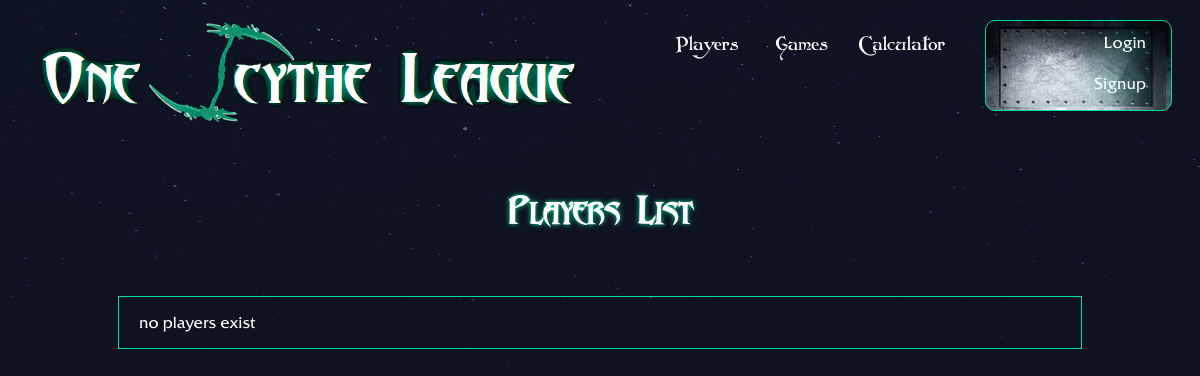
The app's page /players/, older data.
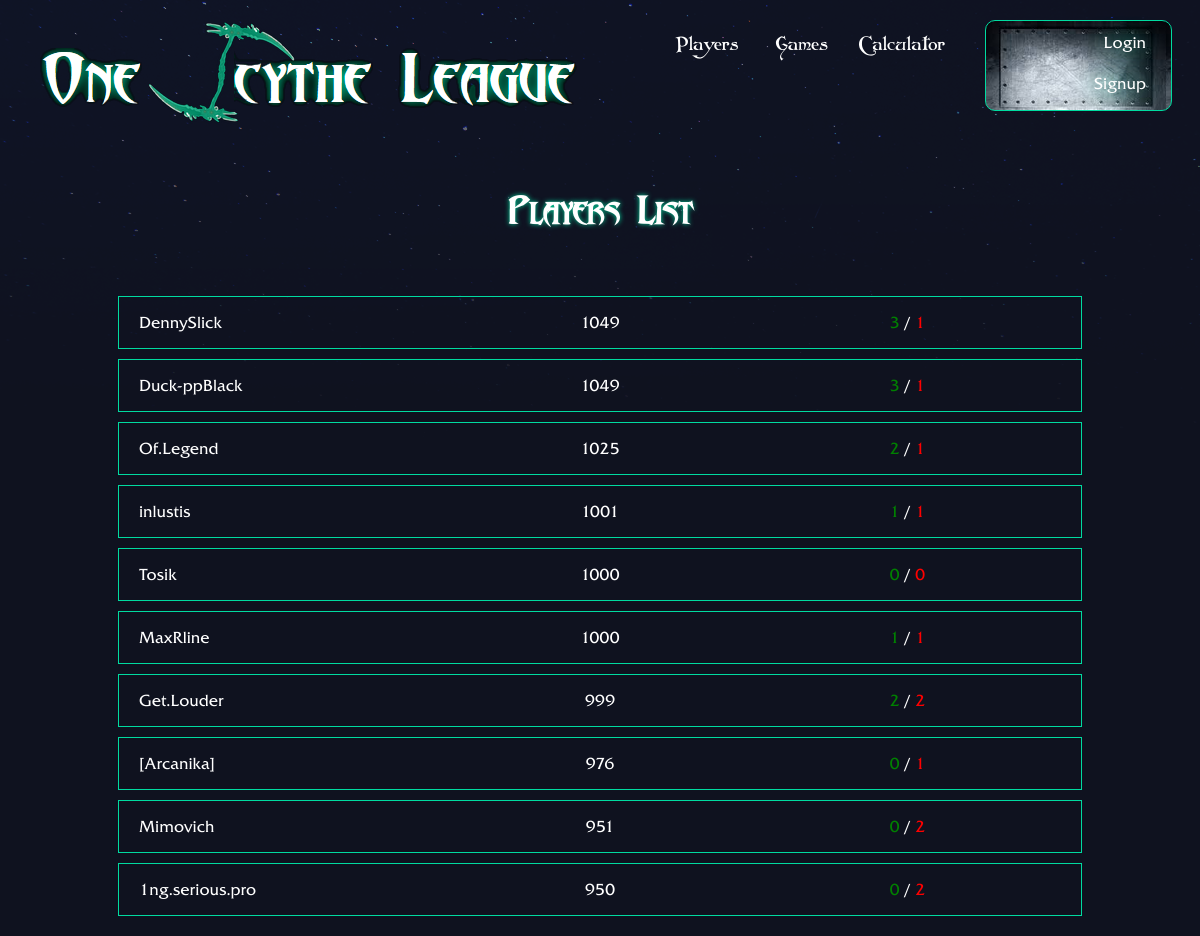
The same page, newer data.
### calculator/models.py (models this page shows, shortened)
class Player(models.Model):
    nickname = models.CharField(max_length=25)
    pts = models.IntegerField(default=1000)
    wins = models.IntegerField(default=0)
    loses = models.IntegerField(default=0)
    class Meta:
        ordering = ['-pts', 'nickname']

### calculator/views.py (the view)
# urls.py: url(r'^players/$', views.players_list, name='players_list'),
def players_list(request):
    players = Player.objects.all().order_by('-pts');
    return render(request, 'calculator/players_list.html', { 'players': players })

### calculator/templates/calculator/players_list.html
{% extends 'base_layout.html' %}
{% block content %}
<h1>Players List</h1>
<div class="players-info-list">
  {% for player in players %}
    <a href="{% url 'calculator:player_detail' pk=player.pk %}">
      <div class="player-info">
        <p class="player-nickname">
          {{player.nickname}}
        </p>
        <p class="player-elem">
          {{player.pts}}
        </p>
        <p class="player-elem">
          <span class="player-wins">
            {{player.wins}}
          </span>
          <span>
            /
          </span>
          <span class="player-loses">
            {{player.loses}}
          </span>
        </p>
      </div>
    </a>
  {% empty %}
    <div class="player-info">
      <p class="player-nickname">
        no players exist
      </p>
    </div>
  {% endfor %}
</div>
{% endblock %}

### templates/base_layout.html (shortened to what this page needs)
{% load static from staticfiles %}
<!DOCTYPE HTML>
<html>
	<head>
		<link rel="stylesheet" type="text/css" href="{% static 'css/styles.css' %}" />
  </head>
	<body>
    <div class="wrapper">
			<div class="header">
				<div class="logo">
					<a href="{% url 'home' %}">
						<img src="{% static 'image/one_scythe_league_62.png' %}">
					</a>
				</div>
				<div>
					<nav>
						<ul class="nav-menu">
							<a href="{% url 'calculator:players_list' %}">
						    <li class="nav-menu-elem">
						      Players
						    </li>
						  </a>
							<a href="{% url 'calculator:games_list' %}">
								<li class="nav-menu-elem">
									Games
								</li>
							</a>
							<a href="{% url 'calculator:balance_calculator' %}">
								<li class="nav-menu-elem">
									Calculator
								</li>
							</a>
						</ul>
					</nav>
				</div>
				<div>
					<nav>
						<ul class="nav-login">
								{% if user.is_authenticated %}
								<li class="nav-login-elem">Hello, {{user}}</li>
								<li class="nav-login-elem">
										<form class="logout-link" action="{% url 'accounts:logout' %}" method="post">
												{% csrf_token %}
												<button type="submit">Logout</button>
										</form>
								</li>
								{% else %}
								<li class="nav-login-elem"><a href="{% url 'accounts:login' %}">Login</a></li>
								<li class="nav-login-elem"><a href="{% url 'accounts:signup' %}">Signup</a></li>
								{% endif %}
						</ul>
					</nav>
				</div>
			</div>
			<div class="content">
	      {% block content %}
	      {% endblock %}
			</div>
    </div>
  </body>
</html>

### assets/css/styles.css (style rules this page uses)
body { display: block; background-color: #0f121f; background-image: url("../image/stars.png"); background-repeat: no-repeat; color: white; font-family: "FRIZQT"; }
a, a:hover, a:visited { color: #fff; text-decoration: none; }
.wrapper { max-width: 1280px; margin: auto; text-align: left; border: 1px none #fff; }
.content { border: 1px none #fff; }
.content > h1, h2 { text-align: center; font-family: "Abaddon"; padding-bottom: 10px; padding-top: 20px; text-transform: capitalize; border: 1px none #fff; }
.content > h1 { font-size: 2.2em; text-shadow: #00dba0 0 0 5px; padding-bottom: 40px; }
.header { display: grid; grid-template-columns: 4fr 2fr 1fr; margin: 20px 20px 40px 20px; border: 1px none #fff; }
.logo { border: 1px none #fff; }
.nav-menu { display: grid; grid-template-columns: 1fr 1fr 1fr; list-style-type: none; text-align: center; padding: 0px 5px 5px 5px; margin: 5px 5px 5px 5px; border: 1px none #fff; }
.nav-menu-elem { position: relative; padding: 10px 0px 5px 0px; margin: 5px 20px 5px 0px; text-align: center; font-size: 1.2em; font-family: "Folkard"; border: 1px none #fff; }
.nav-login { display: block; min-width: 180px; text-align: right; list-style-type: none; padding: 0px 0px 5px 5px; margin: 0px 0px 25px 10px; background-image: url("../image/metall_square.png"); border: 1px solid #00dba0; border-radius: 10px; }
.nav-login-elem { position: relative; display: block; padding: 10px 10px 10px 10px; margin: 2px 15px 2px 0px; text-align: right; font-size: 1em; font-family: "FRIZQT"; color: #fff; text-shadow: #00dba0 0px 0px 25px; border: 1px none #fff; }
.nav-login-elem > a { font-size: 1em; font-family: "FRIZQT"; color: #fff; text-shadow: #00dba0 0px 0px 25px; }
nav { justify-self: end; }
nav li { display: inline-block; list-style-type: none; margin-left: 20px; }
.players-info-list, .games-info-list, .player-in-game-info-list { margin: 20px 100px 20px 100px; display: block; border: 1px none #fff; }
.player-info, .game-info, .player-in-game-info { display: grid; grid-template-columns: 3fr 1fr; border: 1px solid #00dba0; padding: 0px 20px; margin: 10px; }
.player-info { grid-template-columns: 1fr 1fr 1fr; }
.player-elem { text-align: center; border: 1px none #fff; }
.player-nickname { text-align: left; border: 1px none #fff; }
.player-wins { color: green; border: 1px none #fff; }
.player-loses { color:red; border: 1px none #fff; }

Row changes from the older to the newer data that the page shows:
added Player: nickname "DennySlick", pts "1049", wins "3", loses "1"
added Player: nickname "Duck-ppBlack", pts "1049", wins "3", loses "1"
added Player: nickname "Of.Legend", pts "1025", wins "2", loses "1"
added Player: nickname "inlustis", pts "1001", wins "1", loses "1"
added Player: nickname "Tosik", pts "1000", wins "0", loses "0"
added Player: nickname "MaxRline", pts "1000", wins "1", loses "1"
added Player: nickname "Get.Louder", pts "999", wins "2", loses "2"
added Player: nickname "[Arcanika]", pts "976", wins "0", loses "1"
added Player: nickname "Mimovich", pts "951", wins "0", loses "2"
added Player: nickname "1ng.serious.pro", pts "950", wins "0", loses "2"
Text that changed along with them:
text no longer shown: "no players exist"
